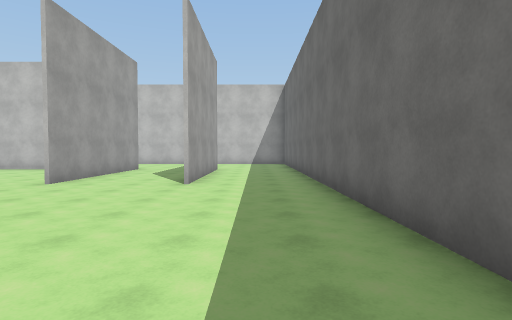
view 1 (above)

22 first-person views from a walk through a scene from a Unity 3-D project. The camera is 1.5 m above the floor, tilts 2° down and sees 80° across. The floor is counted in squares, 2 m on a side. Each view is taken from the middle of a square. On the plan, view 1 faces up. The plan holds only what a view shows up to about 10 squares ahead; the rest is blank. The place goes on beyond the plan. The player is left out. Some animated figures are not drawn. Surface patterns are stand-ins for the level's own textures.

view 2
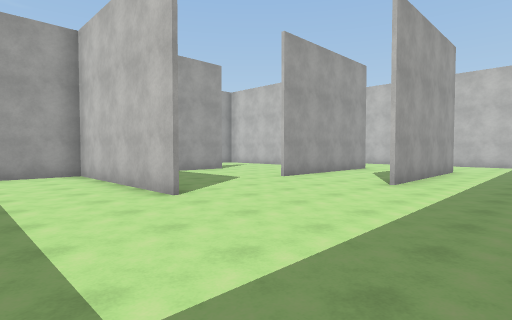

view 3
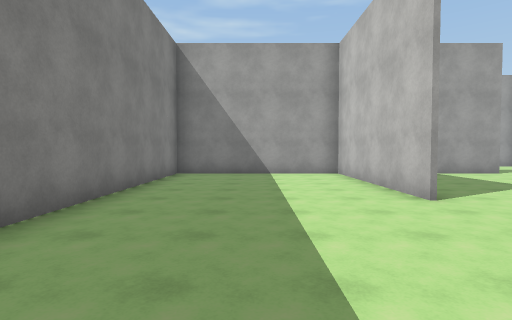

view 4
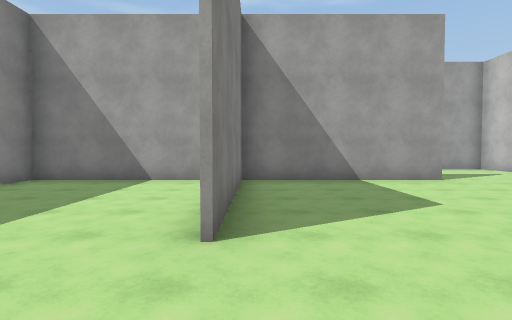

view 5
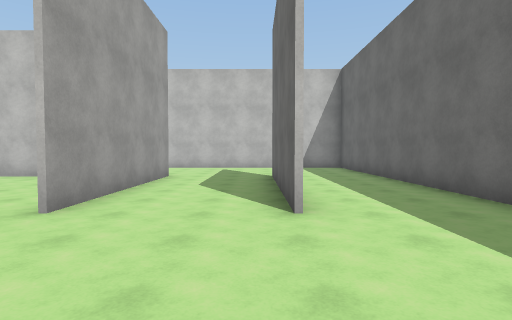

view 6
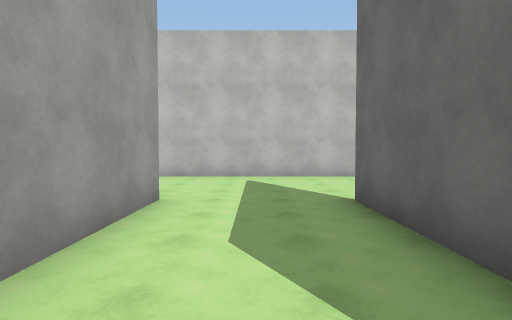

view 7
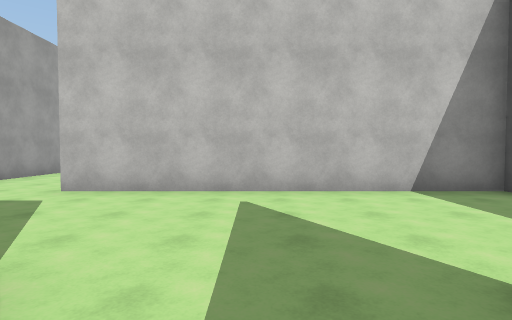

view 8
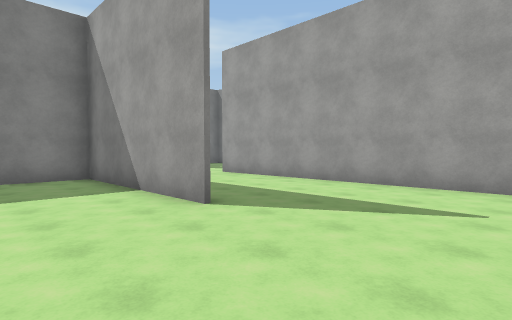

view 9
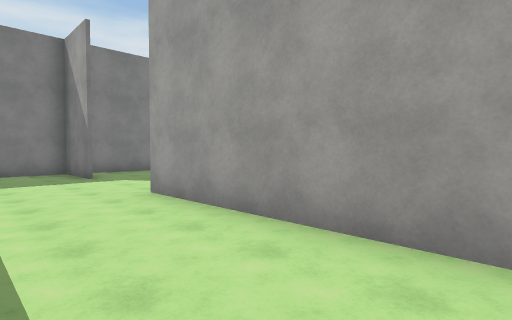

view 10
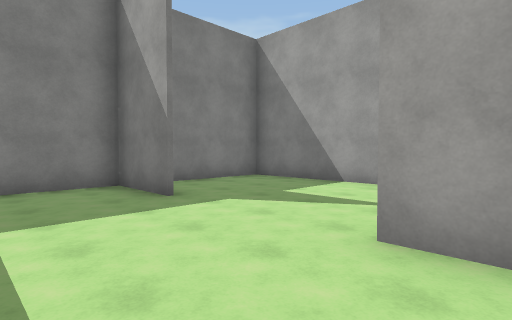

view 11
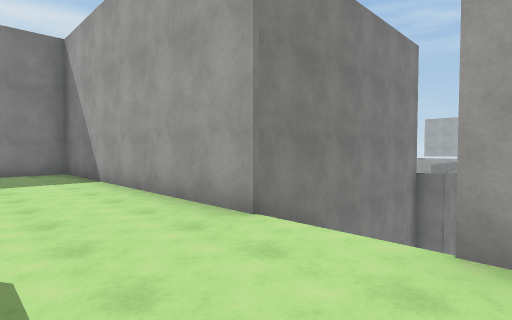

view 12
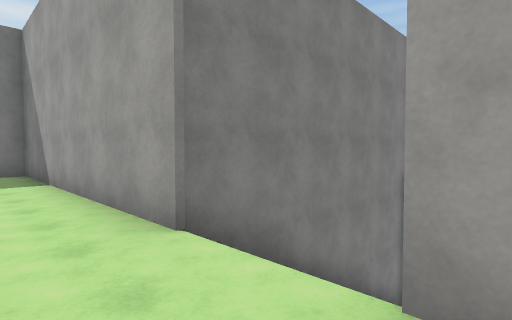

view 13
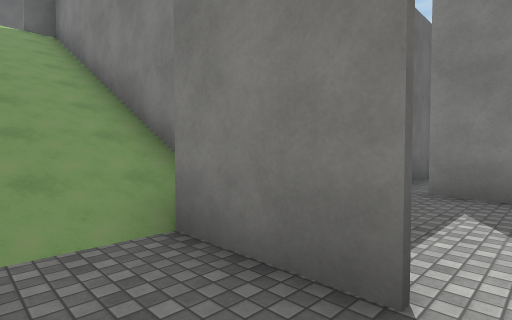

view 14
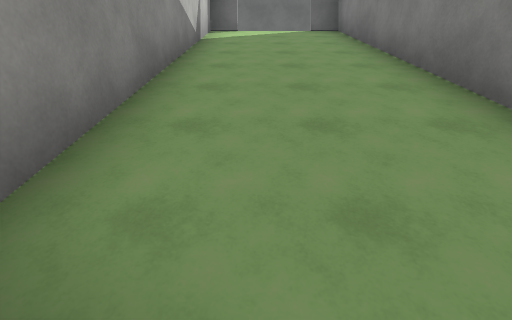

view 15
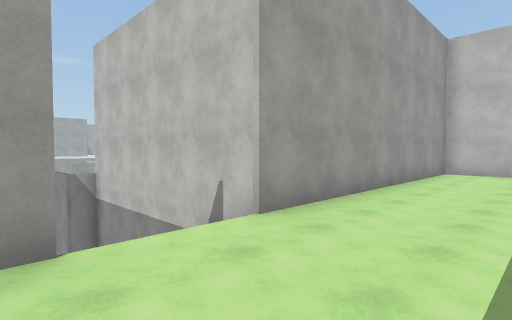

view 16
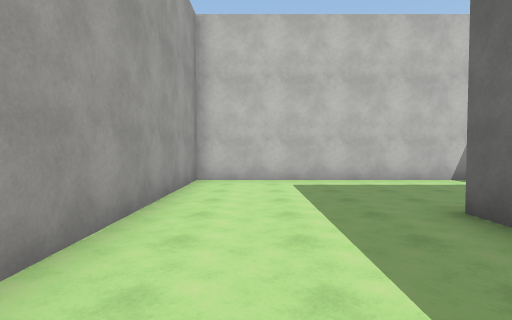

view 17
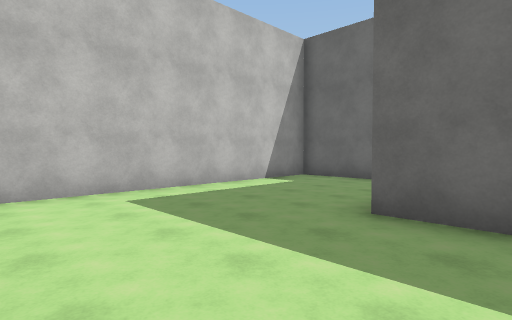

view 18
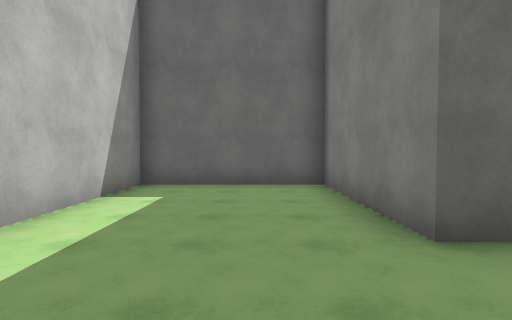

view 19
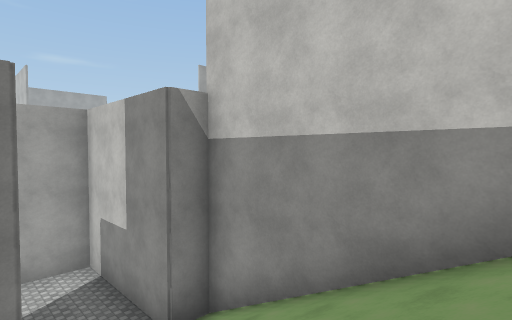

view 20
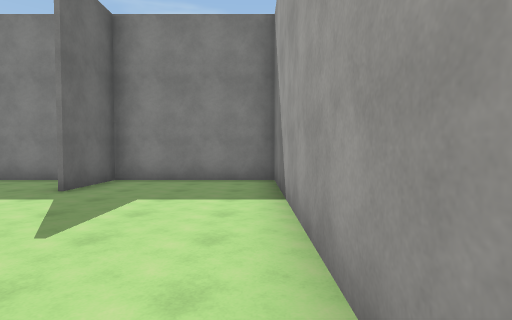

view 21
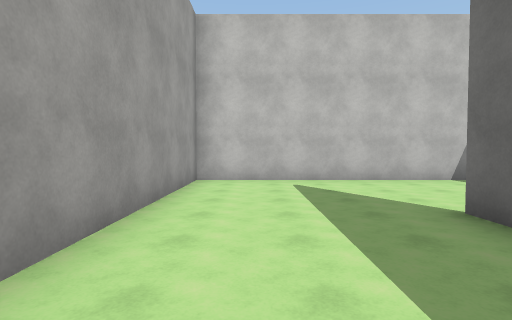

view 22
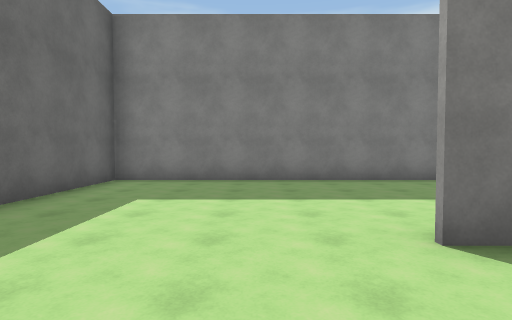

### Floor plan
Key: @ floor where view 1 was taken; # wall or solid block; . main floor; - floor 8 m lower than the main floor; / step, stairs or slope.
Columns run from 29 left of view 1 to 2 right of it. Each row starts with its distance up from view 1.
 20                    #
 19                    #.
 18                    #..
 17                    #...
 16             #########..#########
 15             #.......# .........#
 14             #.......# .........#
 13             #.......#  ........#
 12             #...#########......#
 11             #...#.......#..#...#
 10             #...#.......#..#...#
  9     #########...#.......#..#...#
  8  ####///////#...#.......#..#...#
  7 ##---////////...#...#...#..#...#
  6 #--##////////...#...#..........#
  5   --##//////#...#...#..........#
  4   -- ########...#...#..........#
  3   --        #...#...######.....#
  2   ##-       #.......#..........#
  1     -       #.......#..........#
  0     -       #.......#........@.#
 -1     -#      #...#...#..........#
 -2      #      #...#...#..........#
 -3             ####################

Positions as (right, up) in squares from view 1, and headings:
1: (0, 0), facing up
2: (1, 0), facing up-left
3: (1, 0), facing left
4: (-1, 3), facing left
5: (-2, 3), facing up
6: (-3, 7), facing up
7: (-3, 10), facing up
8: (-6, 11), facing down-left
9: (-10, 8), facing down-left
10: (-10, 4), facing down-left
11: (-14, 8), facing down-left
12: (-15, 8), facing down-left
13: (-27, 7), facing down-right
14: (-25, 7), facing right
15: (-14, 5), facing up-left
16: (-15, 8), facing up
17: (-16, 10), facing up-right
18: (-15, 13), facing right
19: (-20, 5), facing up-left
20: (-16, 5), facing down
21: (-11, 4), facing up
22: (-2, 5), facing down
